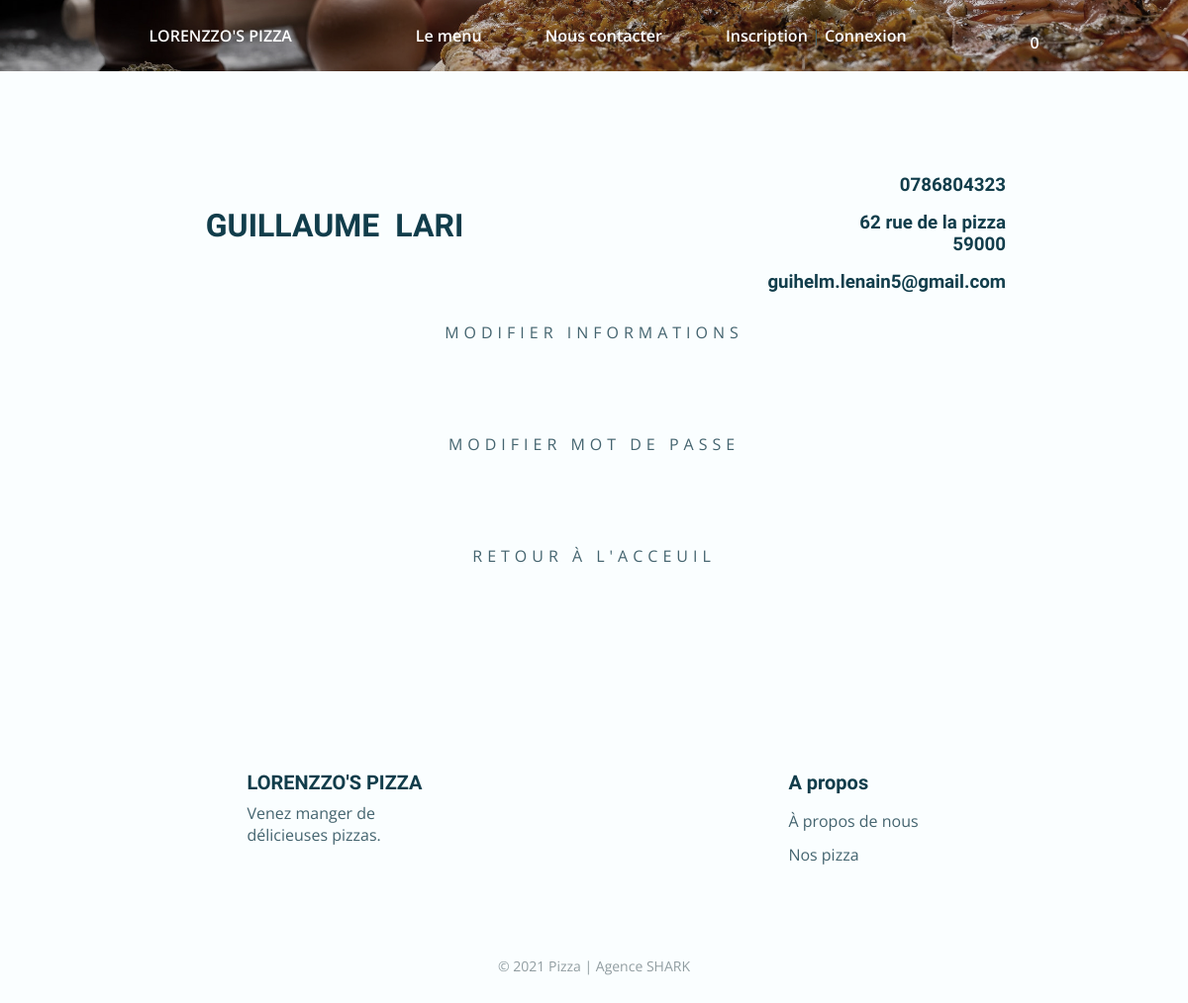
Screenshot of /mon-compte.php (signed in) with the database file from the repository.
### tables this page shows
CREATE TABLE IF NOT EXISTS `user` (
  `id` int NOT NULL AUTO_INCREMENT,
  `first_name` varchar(255) NOT NULL,
  `last_name` varchar(255) NOT NULL,
  `address` varchar(255) NOT NULL,
  `cpt_address` varchar(255) DEFAULT NULL,
  `post_code` int NOT NULL,
  `city` varchar(255) NOT NULL,
  `phone` varchar(255) NOT NULL,
  `email` varchar(255) NOT NULL,
  `pass` text NOT NULL,
  PRIMARY KEY (`id`)
);

### dbcontroller.php (called while the page is built, shortened)
<?php
class DBController {
    private $host = "localhost";
    private $user = "root";
    private $password = "";
    private $database = "lorenzzobd_dieug";
    private $conn;
    function __construct() {
        $this->conn = $this->connectDB();
    }
    function connectDB() {
        $conn = new PDO("mysql:host=" . $this->host . ";dbname=" . $this->database, $this->user, $this->password);
        return $conn;
    }
    function runQuery($query) {
        $result = $this->conn->query($query);
        while($row=$result->fetch(PDO::FETCH_ASSOC)) {
            $resultset[] = $row;
        }
        if(!empty($resultset))
            return $resultset;
    }
}
?>

### mon-compte.php (the view, shortened to what this page needs)
<?php require_once ('dbcontroller.php');
$db_handle = new DBcontroller(); ?>
<?php include ('base/head.php') ?>
<?php include ('base/header.php')?>
<?php
$userInfo = $db_handle->runQuery("SELECT * FROM user WHERE id='" . $_SESSION['user']['id'] . "'");
if(!empty($userInfo)){
    $userInfo=$userInfo[0];
}
?>
<main class="account" id="account">
    <section class="hero">
        <img src="assets/img/home1.jpg" alt="" class="hero__img">
    </section>
    <section class="account__section section">
        <div class="account__container container grid">
            <div class="account__info">
                <h1 class="account__info-title"><?= $userInfo['first_name']?></h1>
                <h1 class="account__info-title"><?= $userInfo['last_name']?></h1>
            </div>
            <div class="account__data">
                <h3 class="account__data-title"><?= $userInfo['phone']?></h3>
                <h3 class="account__data-title"><?=$userInfo['address']?> <br> <?= $userInfo['post_code']?></h3>
                <h3 class="account__data-title"><?= $userInfo['email']?></h3>
            </div>
        </div>
        <div class="account__button">
            <div class="button">
                <a href="modifier-mon-compte.php" class="button__title button__slide-effect">Modifier informations</a>
            </div>
            <div class="button">
                <a href="modifier-mdp.php" class="button__title button__slide-effect">Modifier mot de passe</a>
            </div>
            <div class="button">
                <a href="index.php" class="button__title button__slide-effect">Retour à l'acceuil</a>
            </div>
        </div>
    </section>
</main>
<?php include ('base/footer.php') ?>
<?php include ('base/script.php') ?>

### assets/css/style.css (style rules this page uses)
:root { --header-height: 3rem; --hue-color: 195; --first-color: hsl(var(--hue-color), 89%, 17%); --first-color-alt: hsl(var(--hue-color), 64%, 15%); --title-color: hsl(var(--hue-color), 64%, 18%); --text-color: hsl(var(--hue-color), 24%, 35%); --text-color-light: hsl(var(--hue-color), 8%, 60%); --body-color: hsl(var(--hue-color), 100%, 99%); --hover-red: hsl(0, 89%, 64%); --white-color: #FFF; --body-font: 'Open Sans', sans-serif; --title-font: 'Raleway', sans-serif; --biggest-font-size: 2.5rem; --h1-font-size: 1.5rem; --h2-font-size: 1.25rem; --h3-font-size: 1rem; --normal-font-size: .938rem; --small-font-size: .813rem; --smaller-font-size: .75rem; --font-medium: 500; --font-semi-bold: 600; --mb-0-25: .25rem; --mb-0-5: .5rem; --mb-0-75: .75rem; --mb-1: 1rem; --mb-1-25: 1.25rem; --mb-1-5: 1.5rem; --mb-2: 2rem; --mb-2-5: 2.5rem; --z-index: 10; --z-fixed: 100; --z-popup: 1000; --img-transition: .3s; --img-hidden: hidden; --img-scale: scale(1.1); }
@media screen and (min-width: 968px) { :root { --biggest-font-size: 4rem; --h1-font-size: 2.25rem; --h2-font-size: 1.75rem; --h3-font-size: 1.25rem; --normal-font-size: 1rem; --small-font-size: .875rem; --smaller-font-size: .813rem; } }
* { box-sizing: border-box; padding: 0; margin: 0; }
html { scroll-behavior: smooth; -ms-text-size-adjust: 100%; -webkit-text-size-adjust: 100%; }
body { margin: var(--header-height) 0 0 0; font-family: var(--body-font); font-size: var(--normal-font-size); background-color: var(--body-color); color: var(--text-color); }
h1, h2, h3 { color: var(--title-color); font-weight: var(--font-semi-bold); font-family: var(--title-font); }
a { text-decoration: none; }
img { max-width: 100%; height: auto; vertical-align: middle; border-style: none; background-size: cover; background-repeat: no-repeat; background-position: center center; }
.section { padding: 4.5rem 0 2.5rem; }
.container { max-width: 968px; margin-left: var(--mb-1); margin-right: var(--mb-1); }
.grid { display: grid; gap: 1.5rem; }
.button { display: table-cell; padding: 1em; text-align: center; vertical-align: middle; }
.button__title { color: var(--text-color); cursor: pointer; display: block; font-size: 16px; font-weight: 400; line-height: 45px; max-width: 360px; margin: 0 auto 2em; position: relative; text-transform: uppercase; vertical-align: middle; width: 100%; }
.button__slide-effect { letter-spacing: 5px; }
.button__slide-effect:after, .button__slide-effect:before { -webkit-backface-visibility: hidden; backface-visibility: hidden; border: 1px solid rgba(255, 255, 255, 0); bottom: 0; content: " "; display: block; margin: 0 auto; position: relative; -webkit-transition: all 280ms ease-in-out; transition: all 1s ease-in-out; width: 0; }
.hero__img { position: absolute; top: 0; left: 0; width: 100%; object-fit: cover; object-position: 83%; filter: brightness(83%); }
@media screen and (min-width: 767px) { .hero__img { height: 72px; } }
.account { margin-top: 3rem; }
.account__info { display: flex; column-gap: 1rem; align-items: center; justify-content: center; }
.account__info-title { font-size: 2em; font-weight: 800; text-transform: uppercase; }
.account__data { text-align: end; margin-right: 6rem; }
.account__data-title { margin-top: 1rem; }
.account__button { display: flex; flex-direction: column; justify-content: center; }
@media screen and (min-width: 768px) { .account__container { grid-template-columns: repeat(2, 1fr); align-items: center; } }
@media screen and (min-width: 768px) { body { margin: 0; } }
@media screen and (min-width: 768px) { .section { padding: 7rem 0 2rem; } }
@media screen and (min-width: 1024px) { .container { margin-left: auto; margin-right: auto; } }
@media screen and (min-width: 1200px) { .container { max-width: 1024px; } }
@media screen and (min-height: 721px) { body { margin: 0; } }

### rows the page displays
user: first_name "GUILLAUME", last_name "LARI", phone "0786804323", address "62 rue de la pizza", post_code "59000", email "guihelm.lenain5@gmail.com"

### other values shown
$quantityTotal "0"
